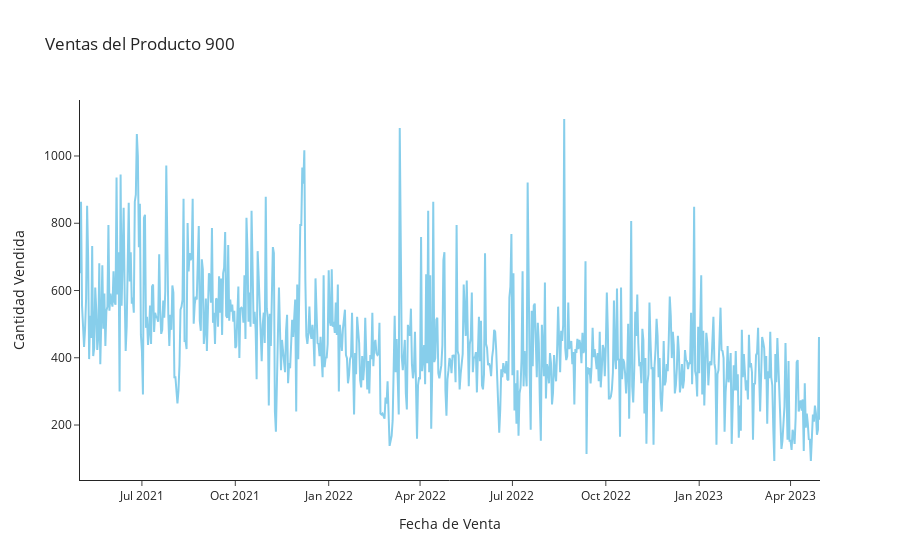

The cell this chart's notebook holds for it:
### Code cell
articulo = 900
filtered_df = (
    df.query("articulo == @articulo")
    .set_index("fecha_venta")
    .reindex(complete_range)
)

filtered_df["articulo"] = filtered_df["articulo"].fillna(method='ffill')

fig = px.line(
    filtered_df,
    x=filtered_df.index,
    y="cantidad",
    title=f"Ventas del Producto {articulo}",
    labels={"cantidad": "Unidades Vendidas", "fecha_venta": "Fecha"},
    color_discrete_sequence=["skyblue"],
    template="simple_white"
)

fig.update_layout(
    xaxis_title="Fecha de Venta",
    yaxis_title="Cantidad Vendida",
    hovermode="x"
)

fig.show()

### Figure 1 — Plotly figure (JSON) as saved in the notebook; plotly's stock layout.template omitted (floating-point values rounded to 4 significant figures; data arrays with more than 128 entries replaced by an {"elided": "..."} marker saying what was removed)
{"data": [{"hovertemplate": "index=%{x}<br>Unidades Vendidas=%{y}<extra></extra>", "legendgroup": "", "line": {"color": "skyblue", "dash": "solid"}, "marker": {"symbol": "circle"}, "mode": "lines", "name": "", "orientation": "v", "showlegend": false, "type": "scatter", "x": {"elided": "730 str values"}, "xaxis": "x", "y": {"elided": "730 float values"}, "yaxis": "y"}], "layout": {"hovermode": "x", "legend": {"tracegroupgap": 0}, "title": {"text": "Ventas del Producto 900"}, "xaxis": {"anchor": "y", "domain": [0, 1], "title": {"text": "Fecha de Venta"}}, "yaxis": {"anchor": "x", "domain": [0, 1], "title": {"text": "Cantidad Vendida"}}}}
